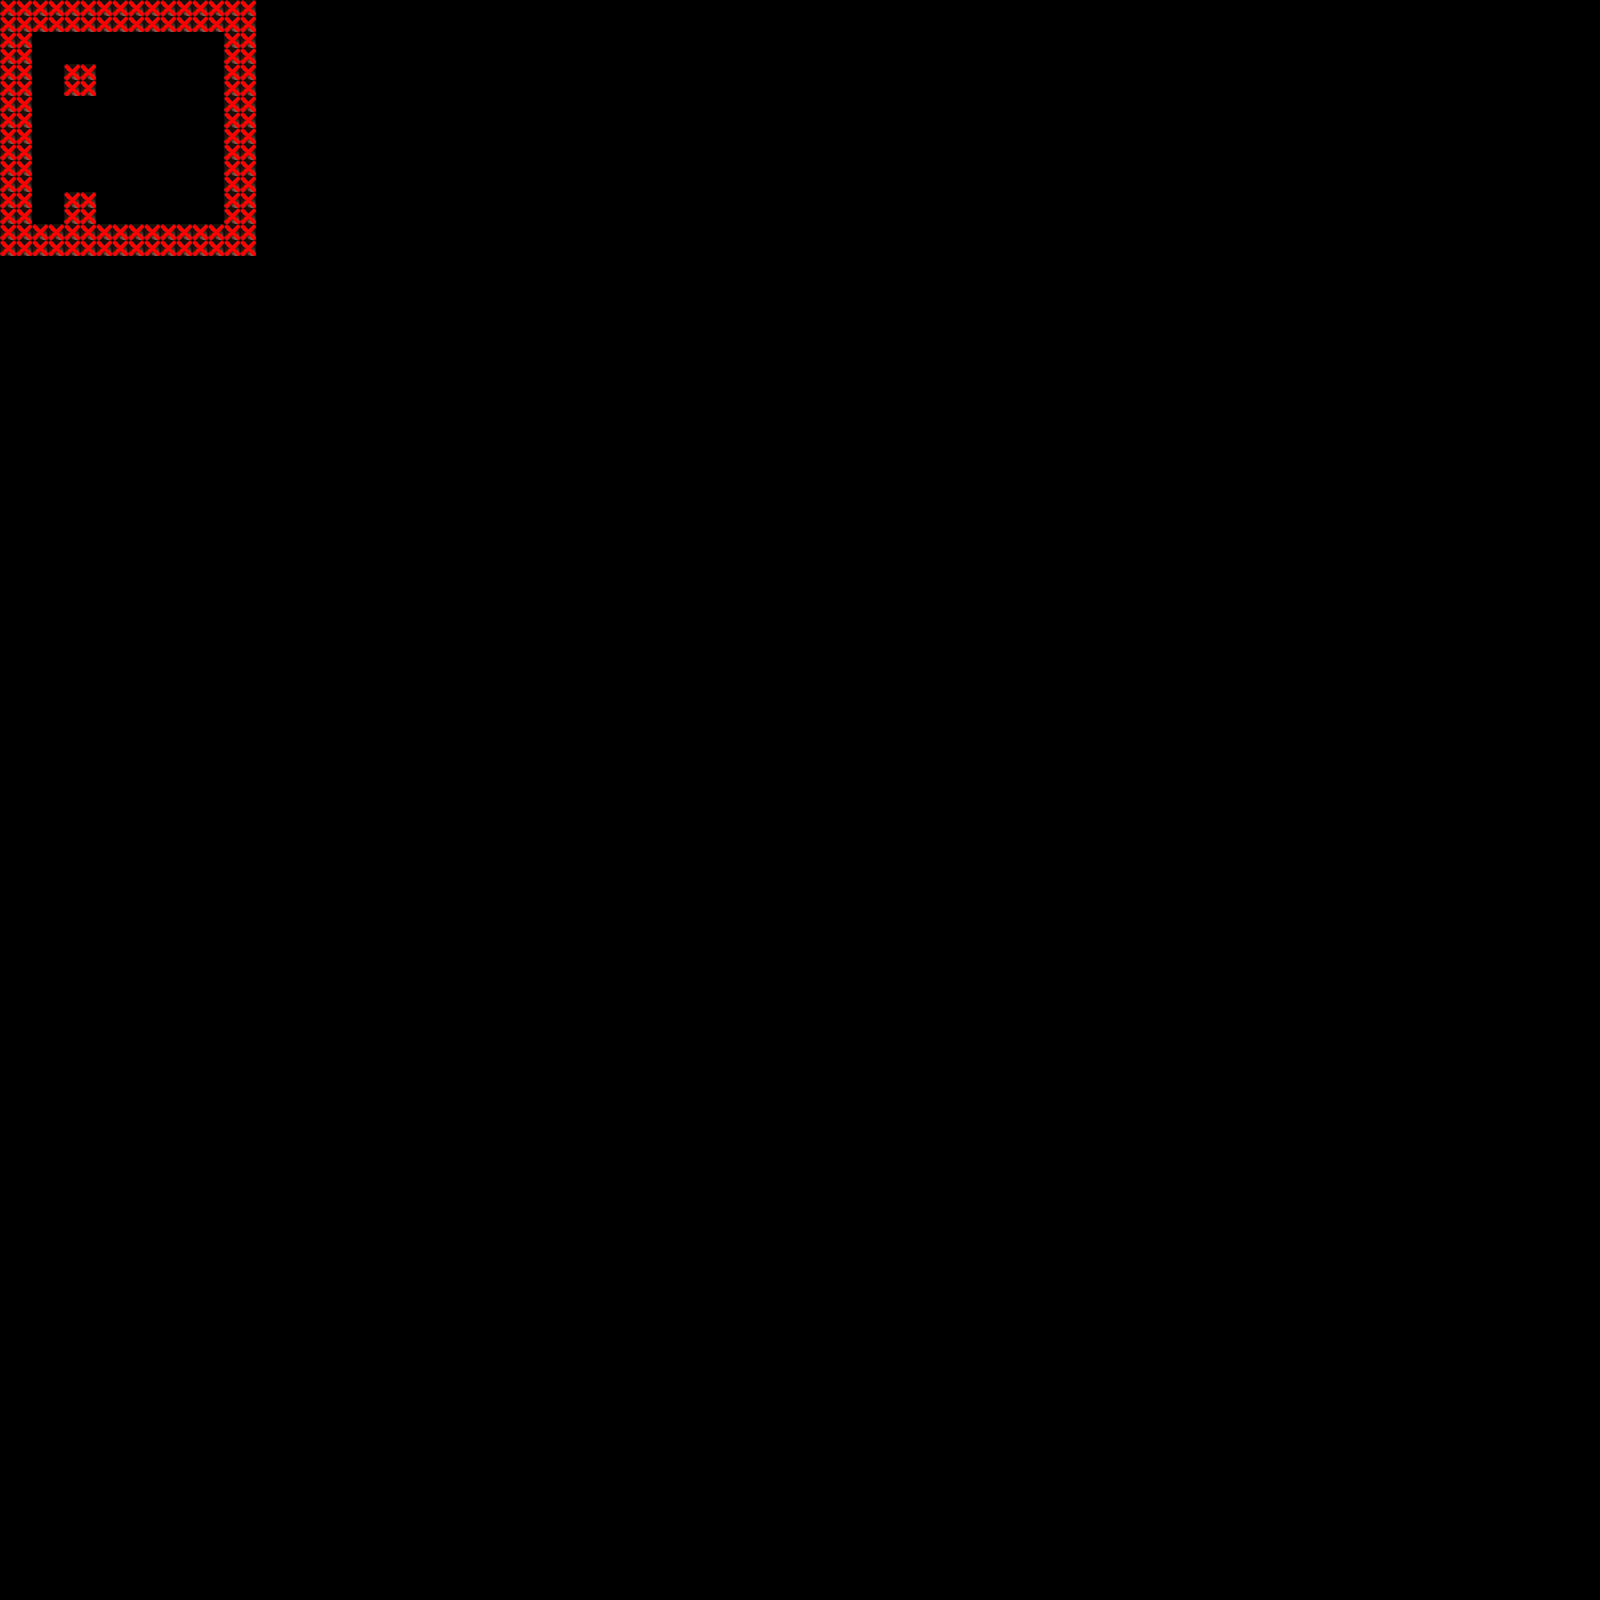

Below is a game level as drawn by its tile map, then a one-line description and the .tmx file that defines it, in full:
An orthogonal 100x100 tile map with 16x16 px tiles, 3 tile layers (bottom, top, meta), 2 tilesets.

<map version="1.0" orientation="orthogonal" width="100" height="100" tilewidth="16" tileheight="16">
 <tileset firstgid="1" name="caves" tilewidth="16" tileheight="16">
  <image source="../sprites/map/DezertZone.png" width="256" height="544" />
 </tileset>
 <tileset firstgid="545" name="meta" tilewidth="16" tileheight="16">
  <image source="../sprites/map/meta.png" width="16" height="16" />
 </tileset>
 <layer name="bottom" width="16" height="16">
  <data encoding="csv">
53,53,53,53,53,53,53,53,53,53,53,53,53,53,53,53,
53,53,53,53,53,53,53,53,53,53,53,53,53,53,53,53,
53,53,0,0,0,0,0,0,0,0,0,0,0,0,53,53,
53,53,0,0,0,0,0,0,0,0,0,0,0,0,53,53,
53,53,0,0,53,53,0,0,0,0,0,0,0,0,53,53,
53,53,0,0,53,53,0,0,0,0,0,0,0,0,53,53,
53,53,0,0,0,0,0,0,0,0,0,0,0,0,53,53,
53,53,0,0,0,0,0,0,0,0,0,0,0,0,53,53,
53,53,0,0,0,0,0,0,0,0,0,0,0,0,53,53,
53,53,0,0,0,0,0,0,0,0,0,0,0,0,53,53,
53,53,0,0,0,0,0,0,0,0,0,0,0,0,53,53,
53,53,0,0,0,0,0,0,0,0,0,0,0,0,53,53,
53,53,0,0,53,53,0,0,0,0,0,0,0,0,53,53,
53,53,0,0,53,53,0,0,0,0,0,0,0,0,53,53,
53,53,53,53,53,53,53,53,53,53,53,53,53,53,53,53,
53,53,53,53,53,53,53,53,53,53,53,53,53,53,53,53
</data>
 </layer>
 <layer name="top" width="16" height="16">
  <data encoding="csv">
0,0,0,0,0,0,0,0,0,0,0,0,0,0,0,0,
0,0,0,0,0,0,0,0,0,0,0,0,0,0,0,0,
0,0,0,0,0,0,0,0,0,0,0,0,0,0,0,0,
0,0,0,0,0,0,0,0,0,0,0,0,0,0,0,0,
0,0,0,0,0,0,0,0,0,0,0,0,0,0,0,0,
0,0,0,0,0,0,0,0,0,0,0,0,0,0,0,0,
0,0,0,0,0,0,0,0,0,0,0,0,0,0,0,0,
0,0,0,0,0,0,0,0,0,0,0,0,0,0,0,0,
0,0,0,0,0,0,0,0,0,0,0,0,0,0,0,0,
0,0,0,0,0,0,0,0,0,0,0,0,0,0,0,0,
0,0,0,0,0,0,0,0,0,0,0,0,0,0,0,0,
0,0,0,0,0,0,0,0,0,0,0,0,0,0,0,0,
0,0,0,0,0,0,0,0,0,0,0,0,0,0,0,0,
0,0,0,0,0,0,0,0,0,0,0,0,0,0,0,0,
0,0,0,0,0,0,0,0,0,0,0,0,0,0,0,0,
0,0,0,0,0,0,0,0,0,0,0,0,0,0,0,0
</data>
 </layer>
 <layer name="meta" width="16" height="16">
  <data encoding="csv">
545,545,545,545,545,545,545,545,545,545,545,545,545,545,545,545,
545,545,545,545,545,545,545,545,545,545,545,545,545,545,545,545,
545,545,0,0,0,0,0,0,0,0,0,0,0,0,545,545,
545,545,0,0,0,0,0,0,0,0,0,0,0,0,545,545,
545,545,0,0,545,545,0,0,0,0,0,0,0,0,545,545,
545,545,0,0,545,545,0,0,0,0,0,0,0,0,545,545,
545,545,0,0,0,0,0,0,0,0,0,0,0,0,545,545,
545,545,0,0,0,0,0,0,0,0,0,0,0,0,545,545,
545,545,0,0,0,0,0,0,0,0,0,0,0,0,545,545,
545,545,0,0,0,0,0,0,0,0,0,0,0,0,545,545,
545,545,0,0,0,0,0,0,0,0,0,0,0,0,545,545,
545,545,0,0,0,0,0,0,0,0,0,0,0,0,545,545,
545,545,0,0,545,545,0,0,0,0,0,0,0,0,545,545,
545,545,0,0,545,545,0,0,0,0,0,0,0,0,545,545,
545,545,545,545,545,545,545,545,545,545,545,545,545,545,545,545,
545,545,545,545,545,545,545,545,545,545,545,545,545,545,545,545
</data>
 </layer>
</map>
